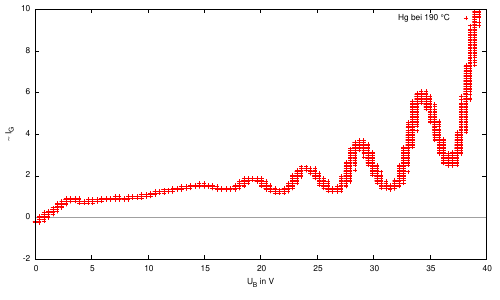

Source code (gnuplot):
# Plot zur Aufgabe 1

set termoption enhanced 
set encoding utf8

set terminal pdf enhanced
set output 'a1.pdf'

file = 'a1.data2'

#set xrange [-8:8]
#set yrange [-50:500]
set xlabel "U_B in V"
set ylabel '{/Symbol \176} I_G'
set zeroaxis

set arrow from 16.85,0 to 16.85,2.3 nohead
set arrow from 21.90,0 to 21.90,2.3 nohead
set arrow from 26.65,0 to 26.65,2.3 nohead
set arrow from 31.50,0 to 31.50,2.3 nohead
set arrow from 36.85,0 to 36.85,2.3 nohead

#f(x) = a+b*x

#fit f(x) file_fit  via a,b

#f(x) = R/sqrt((x*L)**2+(R+R_s)**2)

#plot f(x) title 'Theoretischer Verlauf' lt 2 lw 2 , \
# file lt 2 with xyerrorbars title 'Messwerte' 

#plot file using ($1):2:(0.01):(10) with xyerrorbars pt 0 lt 3 title 'Messwerte der Indigo-Linie',\
#	f(x) lt 3 lw 3 title ''

plot file using ($1*10):2 title 'Hg bei 190 {/Symbol \260}C'
